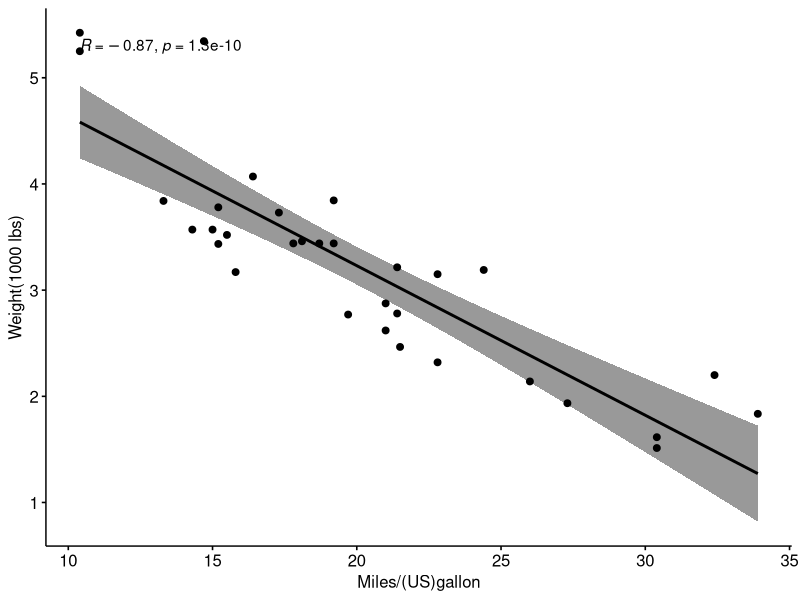

Write R code to recreate this figure.
#Author:Shelby,Date:02/20/2025,Purpose:Test the correlation analysis

library("ggpubr")

#loading a dummy dataset

my_data<- mtcars

head(my_data)

head(my_data,6)

my_data[1:9,]

#Create a correlation hypothesis

#weight of the car is inversely proportional to the miles per gallon travelled by the car

ggscatter(my_data, x= "mpg", y= "wt", add= "reg.line", conf.int= TRUE, cor.coef= TRUE, cor.method= "pearson", xlab= "Miles/(US)gallon", ylab= "Weight(1000 lbs)")



